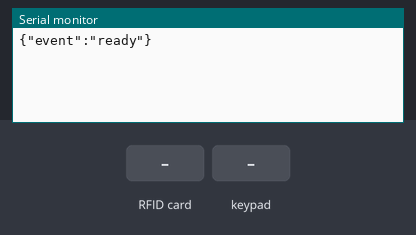
Bench run of a sketch on a simulated ESP32. On the bench: the last lines printed to the serial monitor. The inputs (shaded band) are chosen by the test bench.

Above: at 1.6 s.
1.7 s: RFID card 5E 7A 19 C4 held to the reader
At 2.9 s:
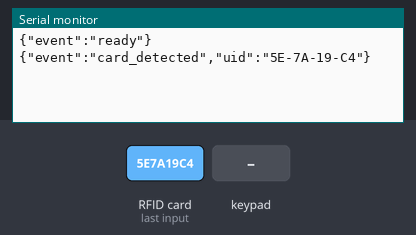
3.2 s: key '1' pressed
At 3.5 s:
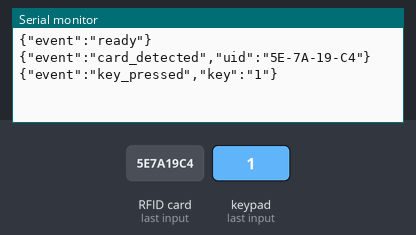
4.7 s: keypad keys 1 3 1 4 1 6 1 7 # pressed 0.4 s apart
At 8.4 s:
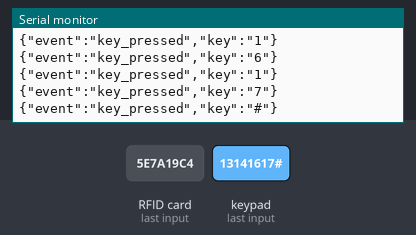
9.8 s: key '*' pressed
At 10.7 s:
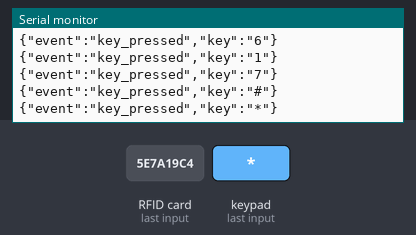
11.3 s: keypad keys 2 5 2 6 3 2 pressed 0.4 s apart
At 13.8 s:
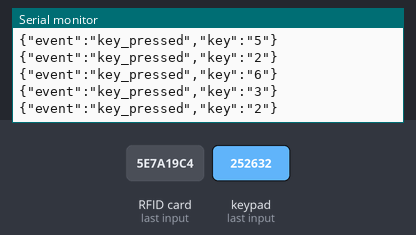
Timing chart, 0 to 15.3 s (numbered marks = the images above; inputs shaded):
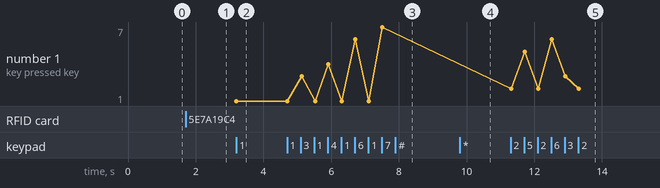

Measured:
- after the input at 1.7 s, the serial monitor: prints a new line at once (image 1)
- after the input at 3.2 s, the serial monitor: prints a new line at once (image 2)
- after the input at 4.7 s, the serial monitor: prints a new line after 0.43 s (image 3)
- after the input at 9.8 s, the serial monitor: prints a new line at once (image 4)
- after the input at 11.3 s, the serial monitor: prints a new line at once (image 5)
- plotted number 1: 1 → 7 after the input at 4.7 s, 7 → 2 after the input at 11.3 s

The sketch:

esp32_rfid_keypad.ino
```cpp
/*
  Checkout Counter - ESP32 RFID/NFC + 4x3 Keypad

  Hardware:
    ESP32 Type-C development board, 30 pins
    RC522 RFID reader over VSPI
    4x3 matrix membrane keypad

  RC522 wiring:
    3.3V -> 3.3V
    GND  -> GND
    SCK  -> GPIO18
    MOSI -> GPIO23
    MISO -> GPIO19
    SDA  -> GPIO5  (SS / CS)
    RST  -> GPIO27
    IRQ  -> not connected

  Keypad wiring:
    R1 -> GPIO13
    R2 -> GPIO14
    R3 -> GPIO16
    R4 -> GPIO17
    C1 -> GPIO25
    C2 -> GPIO26
    C3 -> GPIO32

  Serial protocol:
    One JSON event per line at 115200 baud.
    Examples:
      {"event":"ready"}
      {"event":"card_detected","uid":"04-A3-7B-91"}
      {"event":"key_pressed","key":"5"}
*/

#include <SPI.h>
#include <MFRC522.h>
#include <Keypad.h>

// RC522 pins
constexpr byte RFID_SS_PIN = 5;
constexpr byte RFID_RST_PIN = 27;
constexpr byte RFID_SCK_PIN = 18;
constexpr byte RFID_MISO_PIN = 19;
constexpr byte RFID_MOSI_PIN = 23;

// Keypad pins
const byte ROWS = 4;
const byte COLS = 3;
byte rowPins[ROWS] = {13, 14, 16, 17};
byte colPins[COLS] = {25, 26, 32};

char keyMap[ROWS][COLS] = {
  {'1', '2', '3'},
  {'4', '5', '6'},
  {'7', '8', '9'},
  {'*', '0', '#'}
};

MFRC522 rfid(RFID_SS_PIN, RFID_RST_PIN);
Keypad keypad = Keypad(makeKeymap(keyMap), rowPins, colPins, ROWS, COLS);

String lastUid = "";
unsigned long lastCardEventAt = 0;
const unsigned long CARD_EVENT_COOLDOWN_MS = 2000;

void printReady() {
  Serial.println(F("{\"event\":\"ready\"}"));
}

void printKeyEvent(char key) {
  Serial.print(F("{\"event\":\"key_pressed\",\"key\":\""));
  Serial.print(key);
  Serial.println(F("\"}"));
}

String uidToString(MFRC522::Uid *uid) {
  String value = "";

  for (byte i = 0; i < uid->size; i++) {
    if (uid->uidByte[i] < 0x10) {
      value += "0";
    }
    value += String(uid->uidByte[i], HEX);
    if (i < uid->size - 1) {
      value += "-";
    }
  }

  value.toUpperCase();
  return value;
}

void printCardEvent(const String &uid) {
  Serial.print(F("{\"event\":\"card_detected\",\"uid\":\""));
  Serial.print(uid);
  Serial.println(F("\"}"));
}

void setup() {
  Serial.begin(115200);
  delay(300);

  // Explicitly use the ESP32 VSPI pins listed above.
  SPI.begin(RFID_SCK_PIN, RFID_MISO_PIN, RFID_MOSI_PIN, RFID_SS_PIN);
  rfid.PCD_Init();
  delay(50);

  printReady();
}

void loop() {
  // Read keypad events. The dashboard/backend can use these for PIN entry.
  char key = keypad.getKey();
  if (key) {
    printKeyEvent(key);
  }

  // Detect a newly presented RFID card/tag.
  if (!rfid.PICC_IsNewCardPresent()) {
    delay(5);
    return;
  }

  if (!rfid.PICC_ReadCardSerial()) {
    delay(5);
    return;
  }

  String uid = uidToString(&rfid.uid);
  unsigned long now = millis();

  // Avoid sending repeated events while the same card remains on the reader.
  if (uid != lastUid || now - lastCardEventAt >= CARD_EVENT_COOLDOWN_MS) {
    printCardEvent(uid);
    lastUid = uid;
    lastCardEventAt = now;
  }

  // Stop communication with the card before the next scan.
  rfid.PICC_HaltA();
  rfid.PCD_StopCrypto1();
  delay(50);
}
```
